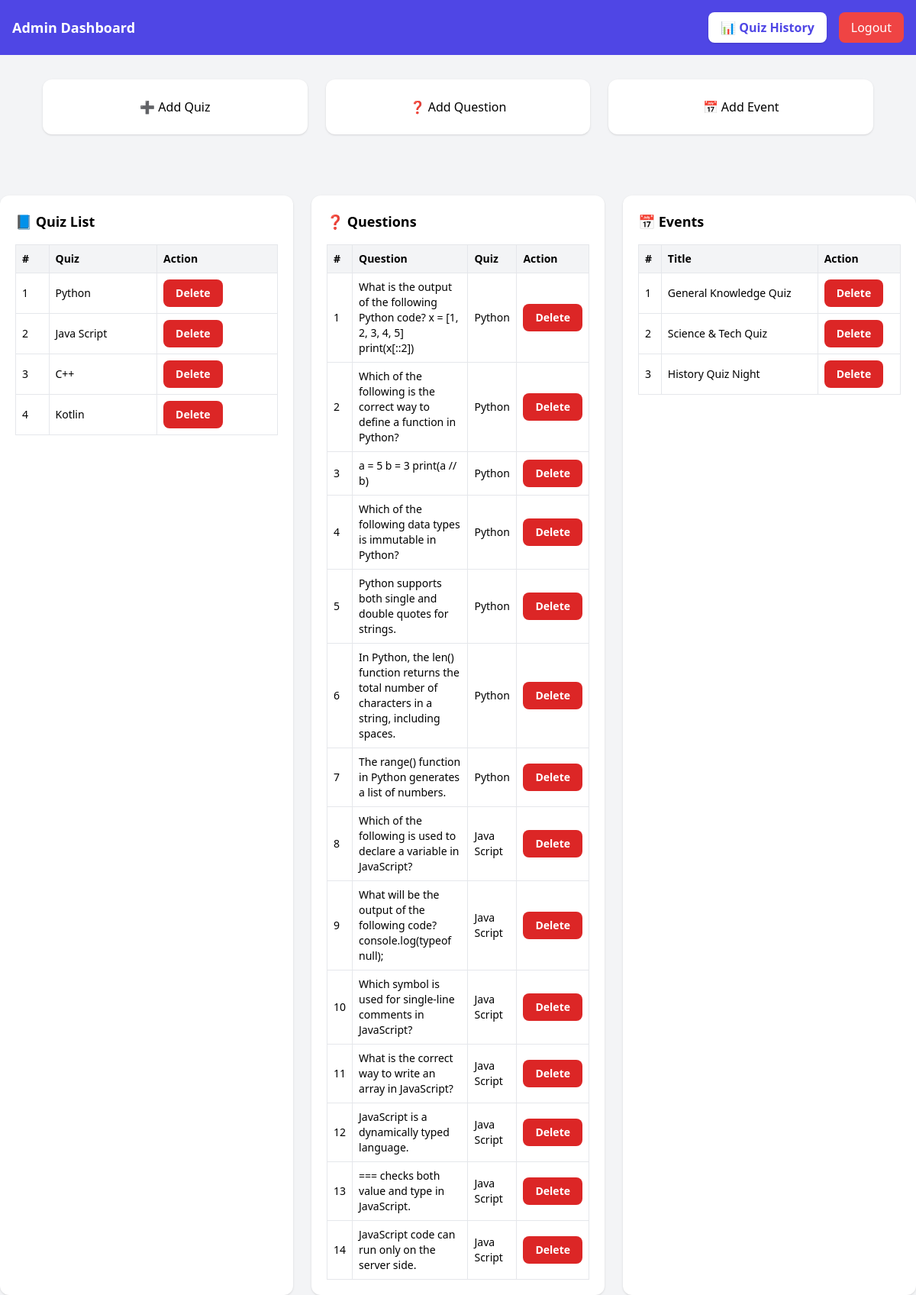
Page /admin_dash/ (signed in) on the committed database.
### quiz_app/models.py (models this page shows, shortened)
class Quiz(models.Model):
    title = models.CharField(max_length=255)
    description = models.TextField(blank=True, null=True)
    created_at = models.DateTimeField(auto_now_add=True)
    updated_at = models.DateTimeField(auto_now=True)

class Question(models.Model):
    quiz = models.ForeignKey(Quiz,on_delete=models.CASCADE)
    text = models.TextField()
    question_type = models.CharField(max_length=30)
    created_at = models.DateTimeField(auto_now_add=True)

class Event(models.Model):
    title = models.CharField(max_length=200)
    description = models.TextField()
    date = models.DateTimeField()
    location = models.CharField(max_length=200) # at time not use in any where

### quiz_app/views.py (the view)
# urls.py: path('admin_dash/',admin_dash,name="admin_dash"),
@staff_member_required(login_url='login')
def admin_dash(request):
    quiz_data = Quiz.objects.all()
    question_data = Question.objects.all()
    event_data = Event.objects.all()
    quiz_history = UserSubmission.objects.all()
    context = {
        'quiz_data':  quiz_data,
        'question_data':question_data,
        'event_data':event_data,
        'quiz_history':quiz_history
    }
    return render(request,'admin_dash.html',context)

### quiz_app/templates/admin_dash.html (shortened to what this page needs)
<!DOCTYPE html>
<html lang="en">
<head>
    <script src="https://cdn.tailwindcss.com"></script>
</head>
<body class="bg-gray-100 min-h-screen">
<header class="bg-indigo-600 text-white p-4 flex justify-between items-center">
    <h1 class="text-lg font-bold">Admin Dashboard</h1>
    <div class="flex items-center gap-4">
        <button onclick="openModal('historyModal')"
            class="px-4 py-2 bg-white text-indigo-600 font-semibold rounded-lg shadow hover:bg-gray-100">
            📊 Quiz History
        </button>
        <a href="{% url 'log_out' %}">
            <button type="button"
                class="px-4 py-2 bg-red-500 hover:bg-red-600 rounded-lg text-white font-medium">
                Logout
            </button>
        </a>
    </div>
</header>
    <main class="p-8 max-w-6xl mx-auto">
        <div class="grid grid-cols-1 sm:grid-cols-3 gap-6">
            <button onclick="openModal('quizModal')" class="bg-white shadow rounded-xl p-6 hover:shadow-lg">
                ➕ Add Quiz
            </button>
            <button onclick="openModal('questionModal')" class="bg-white shadow rounded-xl p-6 hover:shadow-lg">
                ❓ Add Question
            </button>
            <button onclick="openModal('eventModal')" class="bg-white shadow rounded-xl p-6 hover:shadow-lg">
                📅 Add Event
            </button>
        </div>
    </main>
    <section class="mt-12">
        <div class="flex flex-wrap gap-6">
            <div class="flex-1 min-w-[300px] bg-white rounded-xl shadow p-5">
                <h2 class="text-lg font-bold mb-4">📘 Quiz List</h2>
                <div class="overflow-x-auto">
                    <table class="w-full text-sm border-collapse">
                        <thead>
                            <tr class="bg-gray-100 text-left">
                                <th class="p-2 border">#</th>
                                <th class="p-2 border">Quiz</th>
                                <th class="p-2 border">Action</th>
                            </tr>
                        </thead>
                        <tbody>
                            {% for quiz in quiz_data %}
                            <tr class="hover:bg-gray-50">
                                <td class="p-2 border">{{ forloop.counter }}</td>
                                <td class="p-2 border">{{ quiz.title }}</td>
                                <td class="p-2 border"><a href="{% url 'delete_quiz' quiz.id %}"
                                        class="inline-block bg-red-600 hover:bg-red-700 text-white px-4 py-2 rounded-lg font-semibold transition duration-200">
                                        Delete
                                    </a>
                                </td>
                            </tr>
                            {% empty %}
                            <tr>
                                <td colspan="2" class="p-3 text-center text-gray-500">
                                    No quiz found
                                </td>
                            </tr>
                            {% endfor %}
                        </tbody>
                    </table>
                </div>
            </div>
            <div class="flex-1 min-w-[300px] bg-white rounded-xl shadow p-5">
                <h2 class="text-lg font-bold mb-4">❓ Questions</h2>
                <div class="overflow-x-auto">
                    <table class="w-full text-sm border-collapse">
                        <thead>
                            <tr class="bg-gray-100 text-left">
                                <th class="p-2 border">#</th>
                                <th class="p-2 border">Question</th>
                                <th class="p-2 border">Quiz</th>
                                <th class="p-2 border">Action</th>
                            </tr>
                        </thead>
                        <tbody>
                            {% for q in question_data %}
                            <tr class="hover:bg-gray-50">
                                <td class="p-2 border">{{ forloop.counter }}</td>
                                <td class="p-2 border">{{ q.text }}</td>
                                <td class="p-2 border">{{ q.quiz.title }}</td>
                                <td class="p-2 border"><a href="{% url 'delete_question' q.id %}"
                                        class="inline-block bg-red-600 hover:bg-red-700 text-white px-4 py-2 rounded-lg font-semibold transition duration-200">
                                        Delete
                                    </a>
                                </td>
                            </tr>
                            {% empty %}
                            <tr>
                                <td colspan="2" class="p-3 text-center text-gray-500">
                                    No questions found
                                </td>
                            </tr>
                            {% endfor %}
                        </tbody>
                    </table>
                </div>
            </div>
            <div class="flex-1 min-w-[300px] bg-white rounded-xl shadow p-5">
                <h2 class="text-lg font-bold mb-4">📅 Events</h2>
                <div class="overflow-x-auto">
                    <table class="w-full text-sm border-collapse">
                        <thead>
                            <tr class="bg-gray-100 text-left">
                                <th class="p-2 border">#</th>
                                <th class="p-2 border">Title</th>
                                <th class="p-2 border">Action</th>
                            </tr>
                        </thead>
                        <tbody>
                            {% for event in event_data %}
                            <tr class="hover:bg-gray-50">
                                <td class="p-2 border">{{ forloop.counter }}</td>
                                <td class="p-2 border">{{ event.title }}</td>
                                <td class="p-2 border"><a href="{% url 'delete_event' event.id %}"
                                        class="inline-block bg-red-600 hover:bg-red-700 text-white px-4 py-2 rounded-lg font-semibold transition duration-200">
                                        Delete
                                    </a>
                                </td>
                            </tr>
                            {% empty %}
                            <tr>
                                <td colspan="2" class="p-3 text-center text-gray-500">
                                    No events found
                                </td>
                            </tr>
                            {% endfor %}
                        </tbody>
                    </table>
                </div>
            </div>
        </div>
    </section>
</body>
</html>

### rows in the picture
Quiz: title "Python"
Quiz: title "Java Script"
Quiz: title "C++"
Quiz: title "Kotlin"
Question: text "What is the output of the following Python code? x = [1, 2, 3, 4, 5] print(x[::2])", quiz "Python"
Question: text "Which of the following is the correct way to define a function in Python?", quiz "Python"
Question: text "a = 5 b = 3 print(a // b)", quiz "Python"
Question: text "Which of the following data types is immutable in Python?", quiz "Python"
Question: text "Python supports both single and double quotes for strings.", quiz "Python"
Question: text "In Python, the len() function returns the total number of characters in a string, including spaces.", quiz "Python"
Question: text "The range() function in Python generates a list of numbers.", quiz "Python"
Question: text "Which of the following is used to declare a variable in JavaScript?", quiz "Java Script"
Question: text "What will be the output of the following code? console.log(typeof null);", quiz "Java Script"
Question: text "Which symbol is used for single-line comments in JavaScript?", quiz "Java Script"
Question: text "What is the correct way to write an array in JavaScript?", quiz "Java Script"
Question: text "JavaScript is a dynamically typed language.", quiz "Java Script"
Question: text "=== checks both value and type in JavaScript.", quiz "Java Script"
Question: text "JavaScript code can run only on the server side.", quiz "Java Script"
Event: title "General Knowledge Quiz"
Event: title "Science & Tech Quiz"
Event: title "History Quiz Night"
